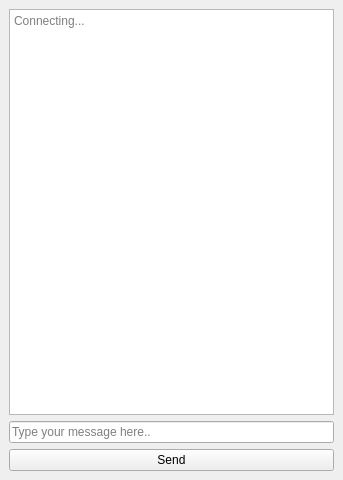
<?xml version="1.0" encoding="UTF-8"?>
<ui version="4.0">
 <class>MainWindow</class>
 <widget class="QMainWindow" name="MainWindow">
  <property name="geometry">
   <rect>
    <x>0</x>
    <y>0</y>
    <width>343</width>
    <height>480</height>
   </rect>
  </property>
  <property name="windowTitle">
   <string>MainWindow</string>
  </property>
  <widget class="QWidget" name="centralwidget">
   <layout class="QVBoxLayout" name="verticalLayout">
    <item>
     <widget class="QPlainTextEdit" name="message_box">
      <property name="readOnly">
       <bool>true</bool>
      </property>
      <property name="placeholderText">
       <string>Connecting...</string>
      </property>
     </widget>
    </item>
    <item>
     <widget class="QLineEdit" name="message_input">
      <property name="placeholderText">
       <string>Type your message here..</string>
      </property>
     </widget>
    </item>
    <item>
     <widget class="QPushButton" name="message_button">
      <property name="text">
       <string>Send</string>
      </property>
     </widget>
    </item>
   </layout>
  </widget>
 </widget>
 <resources/>
 <connections/>
</ui>
